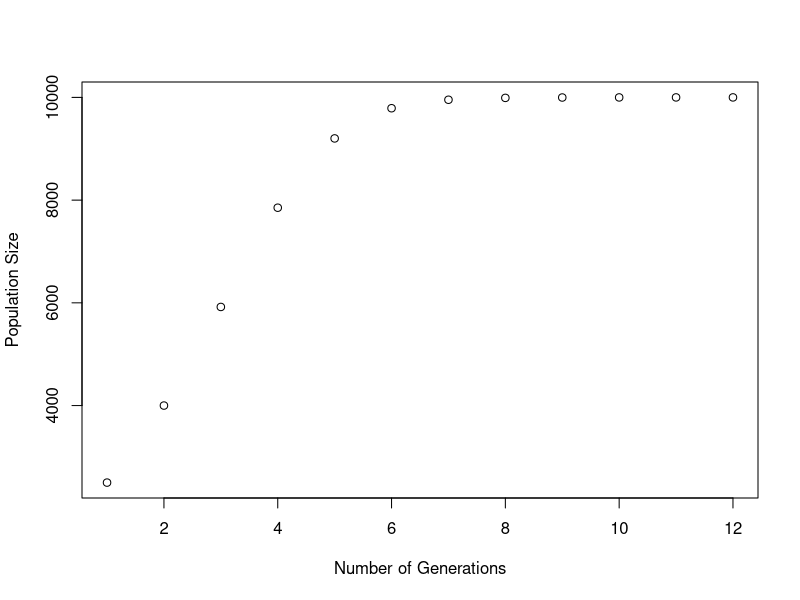

Recreate this plot in R.
#PROBLEM 1: Fibonacci Sequence Loop
#function must return vector of the first n fibonacci numbers >=3

#include 2 arguments:function must work for any number including n<3 and 
#check imput for - or non integer #'s, returning an appropriate message

FibFunc <- function(n0=0,n){  
  if(n<=0)  {
    paste(n, "is not a positive integer")
  }
    if(n<3) {
      dataFibonacci <- c(n0,n-1)
      dataFibonacci
    }else{
    # ^ two if statements: is n a positive #? what if n<3?
    dataFibonacci <- rep(1,n) 
    dataFibonacci[1] <- n0
    for (i in 3:n) {
      dataFibonacci[i] <- dataFibonacci[i-1]+dataFibonacci[i-2]
    }
  
    return(dataFibonacci)
    #returns vector of first n in sequence
    
  }
  }
#testing it out:
FibFunc(0,2)

#PROBLEM 2: Logistic Growth
#create a function that returns log growth data + give defaults
LogGrowthFunc <- function(n=2,totGens=10,K=1000,r=0.5){
  n <- rep(n,totGens)
  for (t in 2:totGens) {
  n[t] <- n[t-1]+(r*n[t-1]*((K-n[t-1])/K))
 
  }
  plot(n, xlab="Number of Generations", ylab="Population Size" ) 
  return(n)
}

#testing it out:
LogGrowthFunc(2500,12,10000,0.8)

#PROBLEM 3:
#representing simple network data

scaryFunc1 <- function(myMatrix){
  for(i in 1:nrow){
    for(j in 1:ncol){
      if(myMatrix[i,j]!=0){
        
      }
    }
    }
}


mytestMatrix <- matrix(
  c(0,1,1,1,0,0,1,0,0),
  nrow=3,
  ncol=3)
mytestMatrix
